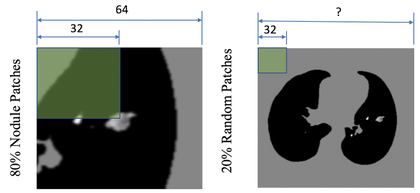
%> input picture Fig/DataAugmentation.png, 420 x 193 px, shrunk from 2136 x 980 before the run
$ octave --eval "result = Chanvese_GlobalCode(rgb2gray(imread('../../Fig/DataAugmentation.png')));"   (GNU Octave 9; MATLAB toolbox functions it lacks are replaced by stand-ins)
%> lines starting %> are read from the running program, lines starting %| are printed output that depends on the picture; in (x1, y1, x2, y2) boxes, pixels count from 0 and x2, y2 are one past the last pixel; in counts of white or black regions, pixels touching at a corner belong together; the program's own positions count from 1
### ActivateContour+BayesianPreprocessing/LungSegmentation/Chanvese_InitPhi.m

function levelSetPhi = Chanvese_InitPhi(inputImg)

%%% This code is made by BAMI LAB %%%
% Level Set Function Initialize

width = size(inputImg, 1);
height = size(inputImg, 2);
levelSetPhi = zeros(width, height);

for j=1:height
    for i=1:width
        levelSetPhi(i, j) = sin(i.*pi./5.0).*sin(j.*pi./5.0);
    end
end

% figure; imshow(levelSetPhi);

### ActivateContour+BayesianPreprocessing/LungSegmentation/Chanvese_RegionAverage.m

function [insideC, outsideC] = Chanvese_RegionAverage(phi, inputImg)
% inside C와 outside C를 계산해준다.
% Compute c1 and c2 as used in the Chan-Vese segmentation algorithm.
% c1 and c2 are given by
% c1 = integral(u0*H(phi))dxdy/integral(H(phi))dxdy
% c2 = integral(u0*(1-H(phi))dxdy/integral(1-H(phi))dxdy


L = inputImg;

inidx = phi >= 0;
outidx = phi < 0;

indata = L(inidx);
outdata = L(outidx);
sum1 = sum(indata);
sum2 = sum(outdata);

insideC = double(sum1)./length(indata);
outsideC = double(sum2)./length(outdata);

if isnan(insideC)
    insideC = 0;
end
if isnan(outsideC)
    outsideC = 0;
end

### ActivateContour+BayesianPreprocessing/LungSegmentation/Chanvese_Kappa.m

function KG = Chanvese_Kappa(I)
% get curvature information of input image
% input: 2D image I
% output: curvature matrix KG

%%% This code is made by BAMI LAB %%%

I = double(I);
[m, n] = size(I);
P = padarray(I,[1,1],1,'pre');
P = padarray(P,[1,1],1,'post');

% central difference
fy = P(3:end,2:n+1)-P(1:m,2:n+1);
fx = P(2:m+1,3:end)-P(2:m+1,1:n);
fyy = P(3:end,2:n+1)+P(1:m,2:n+1)-2*I;
fxx = P(2:m+1,3:end)+P(2:m+1,1:n)-2*I;
fxy = 0.25.*(P(3:end,3:end)-P(1:m,3:end)+P(3:end,1:n)-P(1:m,1:n));

G = (fx.^2+fy.^2).^(0.5);
K = (fxx.*fy.^2-2*fxy.*fx.*fy+fyy.*fx.^2)./((fx.^2+fy.^2+eps).^(1.5));

KG = K.*G;
KG(1,:) = eps;
KG(end,:) = eps;
KG(:,1) = eps;
KG(:,end) = eps;
KG = KG./max(max(abs(KG)));

### ActivateContour+BayesianPreprocessing/LungSegmentation/Chanvese_GlobalCode.m

function seg = Chanvese_GlobalCode(inputImg)

%%% This code is made by BAMI LAB %%%
%%% This link is a site, we refer to make Chanvese. %%%
%%% https://kr.mathworks.com/matlabcentral/fileexchange/23445-chan-vese-active-contours-without-edges %%%
%------------------------------- Chanvese Setting ------------------------
num_iter = 100;
mu = 0.001;

%------------------------------- Chanvese -------------------------------
L = im2double(inputImg)*255;
phi0 = Chanvese_InitPhi(inputImg);

%------------------------------- Main Loop -------------------------------
for n=1:num_iter
    [c1, c2] = Chanvese_RegionAverage(phi0, L);

    force_image = -(L-c1).^2 + (L-c2).^2;
    force = mu*Chanvese_Kappa(phi0)./max(max(abs(Chanvese_Kappa(phi0)))) + force_image;
    force = force./(max(max(abs(force))));

    dt = 0.5;
    phi0 = phi0 + dt.*force;
end

seg = phi0; %-- Get mask from levelset
%> in Chanvese_GlobalCode, `L = im2double(inputImg)*255;`:
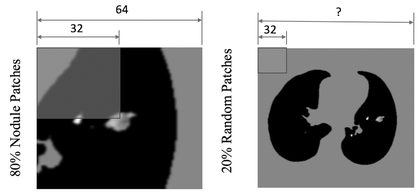
%> L: size 193x420 double; min 0, max 255, mean 148.4
%> after the loop in Chanvese_InitPhi, `for j=1:height`:
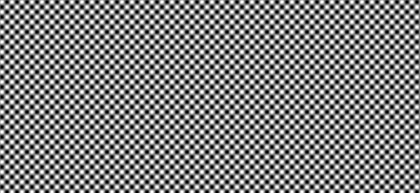
%> levelSetPhi: size 193x420 double; min -0.905, max 0.905, mean -5.44e-18; drawn with min black and max white
%> the loop in Chanvese_GlobalCode, `for n=1:num_iter` made 100 passes
%> (sum1 in Chanvese_RegionAverage, sum2 in Chanvese_RegionAverage, c1, c2) on passes 1 to 12: (6006022, 6023201, 148.1, 148.7), (4372970, 7656253, 105.6, 193.2), (3072740, 8956483, 74.51, 224.9), (2460227, 9568996, 62.31, 230.1), (2476266, 9552957, 62.17, 231.7), (2472062, 9557161, 61.97, 232.1), (2465270, 9563953, 61.82, 232.2), (2468556, 9560667, 61.8, 232.5), (2617754, 9411469, 63.72, 235.4), (2638369, 9390854, 63.95, 235.9), (2644079, 9385144, 64.01, 236.1), (2668031, 9361192, 64.3, 236.6)
%> pass 1, in Chanvese_RegionAverage, `inidx = phi >= 0;`:
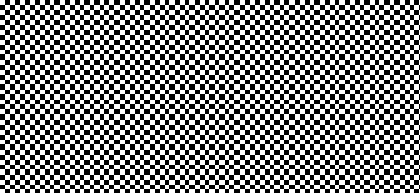
%> inidx: size 193x420 logical; 50% white; 1 black region, box (x1, y1, x2, y2) and area: (0, 0, 420, 193) 40518
%> pass 1, in Chanvese_GlobalCode, `force_image = -(L-c1).^2 + (L-c2).^2;`:
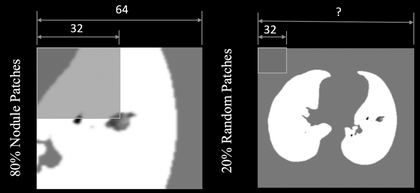
%> force_image: size 193x420 double; min -109.1, max 151.9, mean 0; drawn with min black and max white
%> pass 1, in Chanvese_Kappa, `P = padarray(I,[1,1],1,'pre');`:
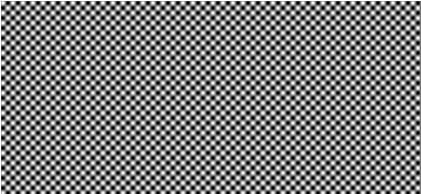
%> P: size 194x421 double; min -0.905, max 1, mean 0.00752; drawn with min black and max white

$ run again, on Fig/Activation_maps.png
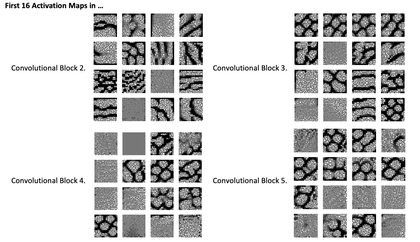
%> input picture Fig/Activation_maps.png, 420 x 242 px, shrunk from 1550 x 892 before the run
%> the loop in Chanvese_GlobalCode, `for n=1:num_iter` made 100 passes
%> (sum1 in Chanvese_RegionAverage, sum2 in Chanvese_RegionAverage, c1, c2) on passes 1 to 8: (10283491, 10273196, 202.4, 202.1), (12424066, 8132621, 226.2, 174.1), (12253104, 8303583, 235.3, 167.5), (13230763, 7325924, 242.7, 155.5), (13054510, 7502177, 246, 154.4), (15432631, 5124056, 249.7, 128.7), (15400107, 5156580, 250.6, 128.3), (16649140, 3907547, 251.4, 110.4)
%> pass 1, in Chanvese_RegionAverage, `inidx = phi >= 0;`:
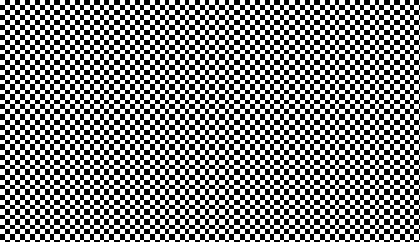
%> inidx: size 242x420 logical; 50% white; 1 white region, box (x1, y1, x2, y2) and area: (0, 0, 420, 242) 50820
%> pass 1, in Chanvese_Kappa, `P = padarray(I,[1,1],1,'pre');`:
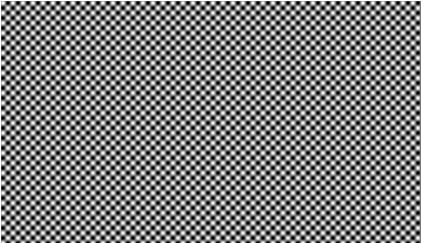
%> P: size 243x421 double; min -0.905, max 1, mean 0.00648; drawn with min black and max white

$ run again, on Fig/layer1_filters.png
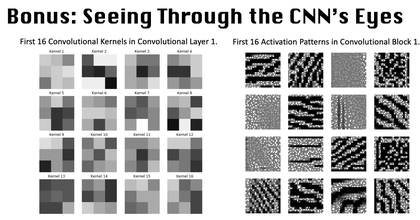
%> input picture Fig/layer1_filters.png, 420 x 220 px, shrunk from 1444 x 756 before the run
%> the loop in Chanvese_GlobalCode, `for n=1:num_iter` made 100 passes
%> (sum1 in Chanvese_RegionAverage, sum2 in Chanvese_RegionAverage, c1, c2) on passes 1 to 8: (8620936, 8597327, 186.6, 186.1), (10419945, 6798318, 213.9, 155.6), (11210801, 6007462, 229.3, 138.1), (12762456, 4455807, 237.5, 115.2), (12862538, 4355725, 240.6, 111.9), (13728678, 3489585, 243, 97.2), (13772772, 3445491, 243.8, 95.95), (13798438, 3419825, 244.1, 95.36)
%> pass 1, in Chanvese_RegionAverage, `inidx = phi >= 0;`:
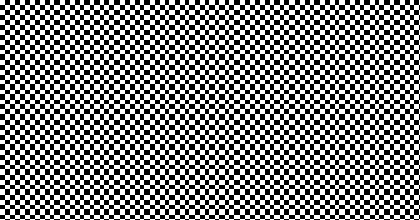
%> inidx: size 220x420 logical; 50% white; 1 black region, box (x1, y1, x2, y2) and area: (0, 0, 420, 220) 46192
%> pass 1, in Chanvese_Kappa, `P = padarray(I,[1,1],1,'pre');`:
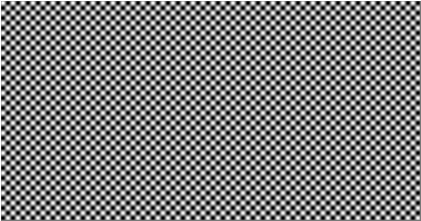
%> P: size 221x421 double; min -0.905, max 1, mean 0.00689; drawn with min black and max white
